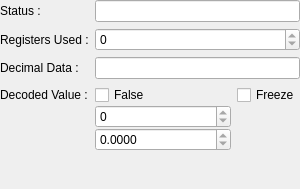
<?xml version="1.0" encoding="UTF-8"?>
<ui version="4.0">
 <class>QUaModbusValueWidgetStatus</class>
 <widget class="QWidget" name="QUaModbusValueWidgetStatus">
  <property name="geometry">
   <rect>
    <x>0</x>
    <y>0</y>
    <width>300</width>
    <height>189</height>
   </rect>
  </property>
  <property name="windowTitle">
   <string>Form</string>
  </property>
  <layout class="QGridLayout" name="gridLayout">
   <property name="leftMargin">
    <number>0</number>
   </property>
   <property name="topMargin">
    <number>0</number>
   </property>
   <property name="rightMargin">
    <number>0</number>
   </property>
   <property name="bottomMargin">
    <number>0</number>
   </property>
   <item row="0" column="0">
    <widget class="QLabel" name="labelStatus">
     <property name="sizePolicy">
      <sizepolicy hsizetype="Minimum" vsizetype="Preferred">
       <horstretch>0</horstretch>
       <verstretch>0</verstretch>
      </sizepolicy>
     </property>
     <property name="text">
      <string>Status :</string>
     </property>
    </widget>
   </item>
   <item row="0" column="1" colspan="2">
    <widget class="QLineEdit" name="lineEditStatus">
     <property name="readOnly">
      <bool>true</bool>
     </property>
    </widget>
   </item>
   <item row="1" column="0">
    <widget class="QLabel" name="labelRegUsed">
     <property name="sizePolicy">
      <sizepolicy hsizetype="Minimum" vsizetype="Preferred">
       <horstretch>0</horstretch>
       <verstretch>0</verstretch>
      </sizepolicy>
     </property>
     <property name="text">
      <string>Registers Used :</string>
     </property>
    </widget>
   </item>
   <item row="1" column="1" colspan="2">
    <widget class="QSpinBox" name="spinBoxRegUsed">
     <property name="readOnly">
      <bool>true</bool>
     </property>
    </widget>
   </item>
   <item row="2" column="0">
    <widget class="QLabel" name="labelData">
     <property name="sizePolicy">
      <sizepolicy hsizetype="Minimum" vsizetype="Preferred">
       <horstretch>0</horstretch>
       <verstretch>0</verstretch>
      </sizepolicy>
     </property>
     <property name="text">
      <string>Decimal Data :</string>
     </property>
    </widget>
   </item>
   <item row="2" column="1" colspan="2">
    <widget class="QLineEdit" name="lineEditData">
     <property name="readOnly">
      <bool>true</bool>
     </property>
    </widget>
   </item>
   <item row="3" column="0">
    <widget class="QLabel" name="labelValue">
     <property name="sizePolicy">
      <sizepolicy hsizetype="Minimum" vsizetype="Preferred">
       <horstretch>0</horstretch>
       <verstretch>0</verstretch>
      </sizepolicy>
     </property>
     <property name="minimumSize">
      <size>
       <width>0</width>
       <height>20</height>
      </size>
     </property>
     <property name="text">
      <string>Decoded Value :</string>
     </property>
     <property name="alignment">
      <set>Qt::AlignLeading|Qt::AlignLeft|Qt::AlignVCenter</set>
     </property>
    </widget>
   </item>
   <item row="3" column="1" rowspan="2">
    <widget class="QFrame" name="frameValue">
     <property name="sizePolicy">
      <sizepolicy hsizetype="Expanding" vsizetype="Preferred">
       <horstretch>0</horstretch>
       <verstretch>0</verstretch>
      </sizepolicy>
     </property>
     <property name="frameShape">
      <enum>QFrame::NoFrame</enum>
     </property>
     <property name="frameShadow">
      <enum>QFrame::Raised</enum>
     </property>
     <layout class="QVBoxLayout" name="verticalLayout">
      <property name="spacing">
       <number>0</number>
      </property>
      <property name="leftMargin">
       <number>0</number>
      </property>
      <property name="topMargin">
       <number>0</number>
      </property>
      <property name="rightMargin">
       <number>0</number>
      </property>
      <property name="bottomMargin">
       <number>0</number>
      </property>
      <item>
       <widget class="QCheckBox" name="checkBoxValue">
        <property name="sizePolicy">
         <sizepolicy hsizetype="Expanding" vsizetype="Fixed">
          <horstretch>0</horstretch>
          <verstretch>0</verstretch>
         </sizepolicy>
        </property>
        <property name="text">
         <string>False</string>
        </property>
        <property name="checkable">
         <bool>true</bool>
        </property>
        <property name="tristate">
         <bool>false</bool>
        </property>
       </widget>
      </item>
      <item>
       <widget class="QSpinBox" name="spinBoxValue">
        <property name="sizePolicy">
         <sizepolicy hsizetype="Expanding" vsizetype="Fixed">
          <horstretch>0</horstretch>
          <verstretch>0</verstretch>
         </sizepolicy>
        </property>
        <property name="readOnly">
         <bool>true</bool>
        </property>
        <property name="maximum">
         <number>999999999</number>
        </property>
       </widget>
      </item>
      <item>
       <widget class="QDoubleSpinBox" name="doubleSpinBoxValue">
        <property name="sizePolicy">
         <sizepolicy hsizetype="Expanding" vsizetype="Fixed">
          <horstretch>0</horstretch>
          <verstretch>0</verstretch>
         </sizepolicy>
        </property>
        <property name="readOnly">
         <bool>true</bool>
        </property>
        <property name="decimals">
         <number>4</number>
        </property>
       </widget>
      </item>
      <item>
       <spacer name="verticalSpacer">
        <property name="orientation">
         <enum>Qt::Vertical</enum>
        </property>
        <property name="sizeHint" stdset="0">
         <size>
          <width>20</width>
          <height>40</height>
         </size>
        </property>
       </spacer>
      </item>
     </layout>
    </widget>
   </item>
   <item row="3" column="2">
    <widget class="QCheckBox" name="checkBoxFreeze">
     <property name="text">
      <string>Freeze</string>
     </property>
    </widget>
   </item>
   <item row="4" column="0">
    <spacer name="verticalSpacer_2">
     <property name="orientation">
      <enum>Qt::Vertical</enum>
     </property>
     <property name="sizeType">
      <enum>QSizePolicy::Expanding</enum>
     </property>
     <property name="sizeHint" stdset="0">
      <size>
       <width>20</width>
       <height>40</height>
      </size>
     </property>
    </spacer>
   </item>
  </layout>
 </widget>
 <resources/>
 <connections/>
</ui>
